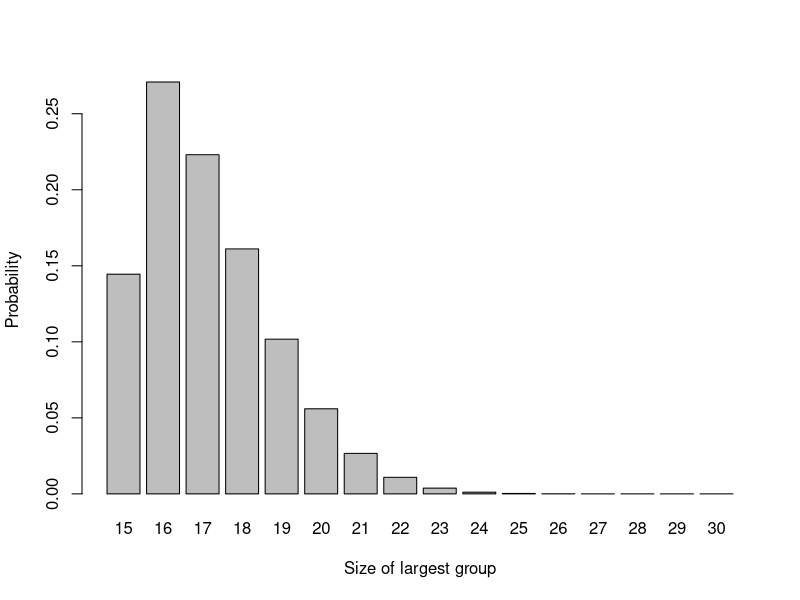
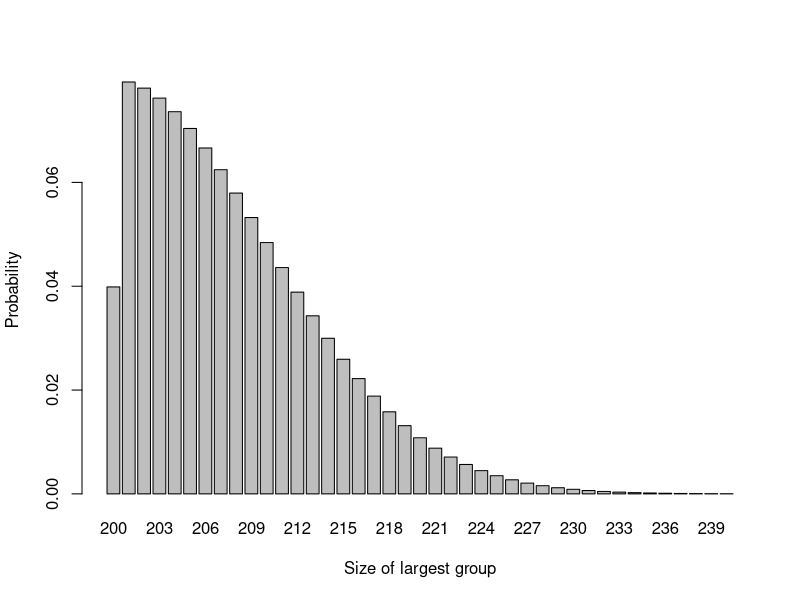

R code for these plots, in order: (Note: this script raises an error after producing the figures.)
## ---- chunk 1
n = 15
rvec = 15:30
pvec = sapply(
  1:length(rvec),
  function(i){
    if(rvec[i]==n){
      choose(2*n, rvec[i])* 0.5^(2*n)
    } else {
      2*choose(2*n, rvec[i])* 0.5^(2*n)  
    }
  }
  
) 
df1 = data.frame(r=rvec, p=pvec)
barplot(p~r, data=df1, xlab = "Size of largest group", ylab = "Probability")
## ---- chunk 2
n = 200
rvec = 200:240
pvec = sapply(
  1:length(rvec),
  function(i){
    if(rvec[i]==n){
      choose(2*n, rvec[i])* 0.5^(2*n)
    } else {
      2*choose(2*n, rvec[i])* 0.5^(2*n)  
    }
  }
  
) 
df1 = data.frame(r=rvec, p=pvec)
barplot(p~r, data=df1, xlab = "Size of largest group", ylab = "Probability")
## ---- chunk 3

biased.coin = function(
  n,     # how many allocations to do
  p,      # the probability P as above
  seed = 60003
){
  set.seed(seed)
  abs_Dn = c(1)     # the first imbalance has to be one
  
  for (i in 2:n){
    if (abs_Dn[i-1] == 0){
      abs_Dn[i] = 1 
    } else {
      abs_Dn[i] = sample(c(abs_Dn[i-1]-1, abs_Dn[i-1]+1), size = 1, prob = c(p, 1-p))
    }
  }
  Dn_df = data.frame(
    ID = 1:n,
    abs_Dn = abs_Dn
  )
  Dn_df
}

abs_50_23a = biased.coin(n=50, p=0.667)
plot1 = ggplot(data=abs_50_23a, aes(x=ID, y=abs_Dn)) + 
  geom_line() + geom_point(col=2) + 
  xlab("Participant ID") + ylab("Absolute Imbalance") +
  ylim(0, 8)

abs_50_23b = biased.coin(n=50, p=0.667, seed = 2863727)
plot2 = ggplot(data=abs_50_23b, aes(x=ID, y=abs_Dn)) + geom_line() + geom_point(col=2) + xlab("Participant ID") + ylab("Absolute Imbalance")+
  ylim(0, 8)

abs_50_23c = biased.coin(n=50, p=0.667, seed = 2313467)
plot3 = ggplot(data=abs_50_23c, aes(x=ID, y=abs_Dn)) + geom_line() + geom_point(col=2) + xlab("Participant ID") + ylab("Absolute Imbalance")+
  ylim(0, 8)

abs_50_23d = biased.coin(n=50, p=0.667, seed = 2682144)
plot4 = ggplot(data=abs_50_23d, aes(x=ID, y=abs_Dn)) + geom_line() + geom_point(col=2) + xlab("Participant ID") + ylab("Absolute Imbalance")+
  ylim(0, 8)


grid.arrange(plot1, plot2, plot3, plot4, nrow=2)

## ---- chunk 4
abs_50_55a = biased.coin(n=50, p=0.55)
plot1 = ggplot(data=abs_50_55a, aes(x=ID, y=abs_Dn)) + geom_line() + geom_point(col=2) + xlab("Participant ID") + ylab("Absolute Imbalance") +
  ylim(0, 18)

abs_50_55b = biased.coin(n=50, p=0.55, seed = 2863727)
plot2 = ggplot(data=abs_50_55b, aes(x=ID, y=abs_Dn)) + geom_line() + geom_point(col=2) + xlab("Participant ID") + ylab("Absolute Imbalance") +
  ylim(0, 18)

abs_50_55c = biased.coin(n=50, p=0.55, seed = 2313467)
plot3 = ggplot(data=abs_50_55c, aes(x=ID, y=abs_Dn)) + geom_line() + geom_point(col=2) + xlab("Participant ID") + ylab("Absolute Imbalance") +
  ylim(0, 18)

abs_50_55d = biased.coin(n=50, p=0.55, seed = 2682144)
plot4 = ggplot(data=abs_50_55d, aes(x=ID, y=abs_Dn)) + geom_line() + geom_point(col=2) + xlab("Participant ID") + ylab("Absolute Imbalance") +
  ylim(0, 18)


grid.arrange(plot1, plot2, plot3, plot4, nrow=2)

## ---- chunk 5
abs_50_9a = biased.coin(n=50, p=0.9)
plot1 = ggplot(data=abs_50_9a, aes(x=ID, y=abs_Dn)) + geom_line() + geom_point(col=2) + xlab("Participant ID") + ylab("Absolute Imbalance") +
  ylim(0, 4) 

abs_50_9b = biased.coin(n=50, p=0.9, seed = 2863727)
plot2 = ggplot(data=abs_50_9b, aes(x=ID, y=abs_Dn)) + geom_line() + geom_point(col=2) + xlab("Participant ID") + ylab("Absolute Imbalance") +
  ylim(0, 4) 

abs_50_9c = biased.coin(n=50, p=0.9, seed = 2313467)
plot3 = ggplot(data=abs_50_9c, aes(x=ID, y=abs_Dn)) + geom_line() + geom_point(col=2) + xlab("Participant ID") + ylab("Absolute Imbalance") +
  ylim(0, 4) 

abs_50_9d = biased.coin(n=50, p=0.9, seed = 2682144)
plot4 = ggplot(data=abs_50_9d, aes(x=ID, y=abs_Dn)) + geom_line() + geom_point(col=2) + xlab("Participant ID") + ylab("Absolute Imbalance") +
  ylim(0, 4) 


grid.arrange(plot1, plot2, plot3, plot4, nrow=2)
## ---- chunk 6
urn = function(r,s,N, seed = 60003){
  Dn = c(1)    # the first imbalance has to be one
  for (n in 2:N){
    p_inc = 0.5 - (Dn[n-1]*s)/(2*(2*r+(n-1)*s))
    p_dec = 0.5 + (Dn[n-1]*s)/(2*(2*r+(n-1)*s))
    if (Dn[n-1]==0){
      Dn[n] = 1
    } else {
      Dn[n] = sample(
        c(Dn[n-1]+1, Dn[n-1]-1), 
        size=1, 
        prob = c(p_inc, p_dec))
    }
    
  }
  Dn_df = data.frame(ID = 1:N, Dn = Dn)
  Dn_df
}

## ---- chunk 7

urn1 = urn(1,1,50)
urn2 = urn(1,1,50, seed = 6004)
urn3 = urn(1,1,50, seed = 5678)
urn4 = urn(1,1,50, seed = 431)

plot1 = ggplot(data=urn1, aes(x=ID, y=Dn)) + geom_line() +
  geom_point(col=2) + xlab("Participant ID") + 
  ylab("Absolute Imbalance") +ylim(0,10)
plot2 = ggplot(data=urn2, aes(x=ID, y=Dn)) + geom_line() +
  geom_point(col=2) + xlab("Participant ID") + 
  ylab("Absolute Imbalance")+ylim(0,10)
plot3 = ggplot(data=urn3, aes(x=ID, y=Dn)) + geom_line() +
  geom_point(col=2) + xlab("Participant ID") + 
  ylab("Absolute Imbalance")+ylim(0,10)
plot4 = ggplot(data=urn4, aes(x=ID, y=Dn)) + geom_line() +
  geom_point(col=2) + xlab("Participant ID") + 
  ylab("Absolute Imbalance")+ylim(0,10)

grid.arrange(plot1, plot2, plot3, plot4, nrow=2)


## ---- chunk 8

urn1 = urn(1,8,50)
urn2 = urn(1,8,50, seed = 6004)
urn3 = urn(1,8,50, seed = 5678)
urn4 = urn(1,8,50, seed = 431)

plot1 = ggplot(data=urn1, aes(x=ID, y=Dn)) + geom_line() +
  geom_point(col=2) + xlab("Participant ID") + 
  ylab("Absolute Imbalance")+ylim(0,15)
plot2 = ggplot(data=urn2, aes(x=ID, y=Dn)) + geom_line() +
  geom_point(col=2) + xlab("Participant ID") + 
  ylab("Absolute Imbalance")+ylim(0,15)
plot3 = ggplot(data=urn3, aes(x=ID, y=Dn)) + geom_line() +
  geom_point(col=2) + xlab("Participant ID") + 
  ylab("Absolute Imbalance")+ylim(0,15)
plot4 = ggplot(data=urn4, aes(x=ID, y=Dn)) + geom_line() +
  geom_point(col=2) + xlab("Participant ID") + 
  ylab("Absolute Imbalance")+ylim(0,15)

grid.arrange(plot1, plot2, plot3, plot4, nrow=2)


## ---- chunk 9

urn1 = urn(8,1,50)
urn2 = urn(8,1,50, seed = 6004)
urn3 = urn(8,1,50, seed = 5678)
urn4 = urn(8,1,50, seed = 431)

plot1 = ggplot(data=urn1, aes(x=ID, y=Dn)) + geom_line() +
  geom_point(col=2) + xlab("Participant ID") + 
  ylab("Absolute Imbalance")+ylim(0,8)
plot2 = ggplot(data=urn2, aes(x=ID, y=Dn)) + geom_line() +
  geom_point(col=2) + xlab("Participant ID") + 
  ylab("Absolute Imbalance")+ylim(0,8)
plot3 = ggplot(data=urn3, aes(x=ID, y=Dn)) + geom_line() +
  geom_point(col=2) + xlab("Participant ID") + 
  ylab("Absolute Imbalance")+ylim(0,8)
plot4 = ggplot(data=urn4, aes(x=ID, y=Dn)) + geom_line() +
  geom_point(col=2) + xlab("Participant ID") + 
  ylab("Absolute Imbalance")+ylim(0,8)

grid.arrange(plot1, plot2, plot3, plot4, nrow=2)


## ---- chunk 10
df_strat = data.frame(
  Male = c("ABAB BBAA ...", "BAAB AABB ...",  "ABAB ABBA ..."),
  Female = c("ABBA BBAA ...", "BABA BAAB ...", "ABBA BAAB ..."))
row.names(df_strat) = c("50-65", "66-80", "81 and over")
knitr::kable(df_strat)%>%kableExtra::column_spec(1, bold = TRUE)
## ---- chunk 11

output <- 
  matrix(c(
    3,4,4,4,
    1,2,6,6,
    4,2,4,5,
    4,3,5,3), 
         ncol = 2, byrow = TRUE)

df_out = data.frame(output)
names(df_out) = c("Mustine (A)", "Talc (B)")
df_out$level = c(paste0("1. 50 or younger"), "2. >50",
                       "1. I or II", "2. III or IV",
                       paste0("1. 30 months or less"),
                       "2. >30 months",
                       "1. Pre", "2. Post")
df_out$factor = c("Age", "Age", "Stage", "Stage", "Time interval", "Time interval", "Menopausal status", "Menopausal status")

df_out = df_out[,c(4,3,1,2)]

knitr::kable(df_out, caption = "Allocations of first 15 patients, divided by diagnostic factor")%>%kableExtra::column_spec(1, bold = TRUE)

## ---- chunk 12
include_graphics("images/licorice.jpg")
## ---- chunk 13
set.seed(6063)
control_df = data.frame(
  id = 1:100,
  Gender = as.factor(c(rep("Female",50), rep("Male",50))),
  Age = sort(rnorm(100, mean=50, sd=10))
)

intervention_df = data.frame(
  id = 1:100,
  Gender = as.factor(c(rep("Male",50), rep("Female",50))),
  Age = sort(rnorm(100, mean=50, sd=10))
)

mean_male_cont = round(mean(control_df$Age[control_df$Gender == "Male"]),2)
mean_male_int = round(mean(intervention_df$Age[intervention_df$Gender == "Male"]),2)
mean_female_cont = round(mean(control_df$Age[control_df$Gender == "Female"]),2)
mean_female_int = round(mean(intervention_df$Age[intervention_df$Gender == "Female"]),2)

sd_male_cont = round(sd(control_df$Age[control_df$Gender == "Male"]),2)
sd_male_int = round(sd(intervention_df$Age[intervention_df$Gender == "Male"]),2)
sd_female_cont = round(sd(control_df$Age[control_df$Gender == "Female"]),2)
sd_female_int = round(sd(intervention_df$Age[intervention_df$Gender == "Female"]),2)


df = data.frame(
  Male = c(
    sprintf("%s (%s)", mean_male_cont, sd_male_cont), 
    sprintf("%s (%s)", mean_male_int, sd_male_int)),
  Female = c(
    sprintf("%s (%s)", mean_female_cont, sd_female_cont), 
    sprintf("%s (%s)", mean_female_int, sd_female_int))
)
row.names(df) = c("Control", "Intervention")

knitr::kable(df)%>%kableExtra::column_spec(1, bold = TRUE)

## ---- chunk 14


plot_control  = ggplot(data=control_df, aes(x=Age, fill=Gender)) + 
  geom_histogram(position = "dodge") + ggtitle("Control group") +
  theme(legend.position="bottom")
plot_intervention  = ggplot(data=intervention_df, aes(x=Age, fill=Gender)) +
  geom_histogram(position = "dodge") + ggtitle("Intervention group") +
  theme(legend.position="bottom")

grid.arrange(plot_control, plot_intervention, nrow=1)
